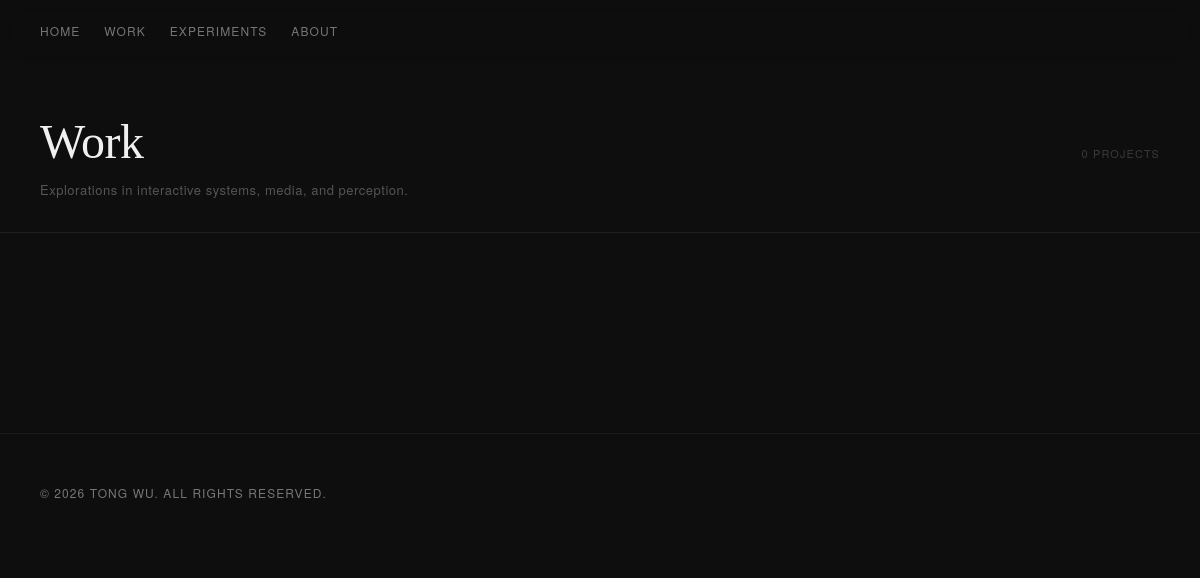
Before: /projects.php with the older database file.
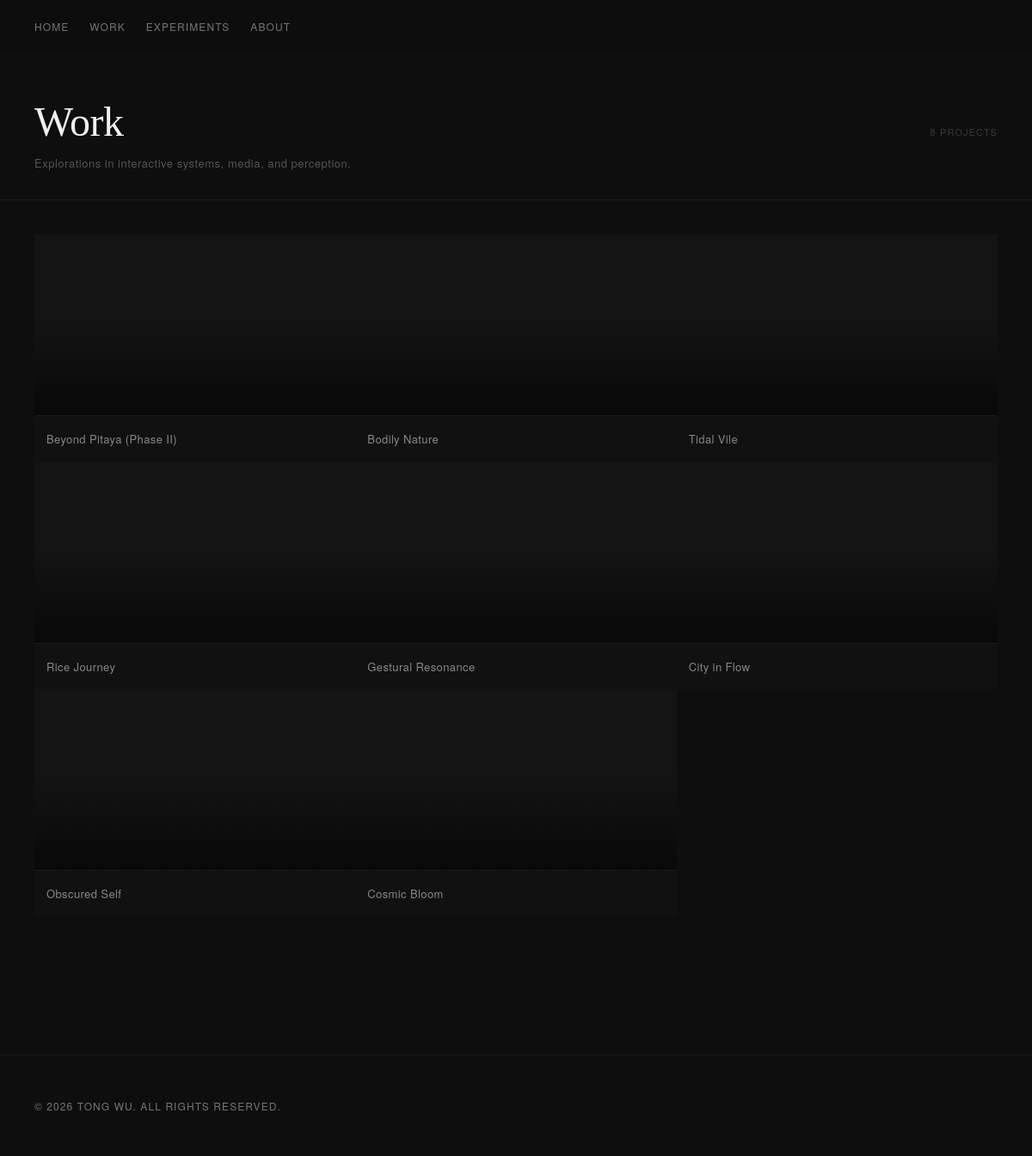
After: the same page with the newer database file.
### tables this page shows
CREATE TABLE projects (
    id INTEGER PRIMARY KEY AUTOINCREMENT,
    title TEXT,
    slug TEXT,
    immersion TEXT,
    context TEXT,
    system_text TEXT,
    interaction_text TEXT,
    material TEXT,
    reflection TEXT
, year TEXT, category TEXT, cover_image TEXT, video_url TEXT, is_published INTEGER DEFAULT 1, created_at TEXT, updated_at TEXT, edit_count INTEGER DEFAULT 0, sort_order INTEGER DEFAULT 0, skillset TEXT, exhibition TEXT, location TEXT, sections TEXT, subtitle TEXT);

### public/projects.php (the view, shortened to what this page needs)
<?php
require_once __DIR__ . '/../src/functions.php';
$projects = get_all_projects();
render_header('Work');
?>
<div class="work-wrap">
  <div class="work-page-header">
    <div class="work-page-header-top">
      <h1>Work</h1>
      <span class="work-count"><?= count($projects) ?> projects</span>
    </div>
    <p class="work-page-subtitle">Explorations in interactive systems, media, and perception.</p>
  </div>
  <div class="work-grid">
    <?php foreach ($projects as $i => $p):
        $featured = ($i === 0) ? ' work-card--featured' : '';
    ?>
    <a href="/p/<?= htmlspecialchars($p['slug']) ?>" class="work-card<?= $featured ?>">
      <div class="work-card-image">
        <div class="work-card-overlay"></div>
      </div>
      <div class="work-card-meta">
        <span class="work-card-title"><?= htmlspecialchars($p['title']) ?></span>
      </div>
    </a>
    <?php endforeach; ?>
  </div>
</div>
<?php render_footer(); ?>

### src/functions.php (shortened to what this page needs)
<?php
function get_all_projects() {
    $db = get_db();
    $stmt = $db->query("SELECT * FROM projects WHERE is_published = 1 ORDER BY sort_order DESC");
    return $stmt->fetchAll(PDO::FETCH_ASSOC);
}
function render_header($title = '') {
    ?>
    <!doctype html>
    <html lang="en">
    <head>
        <link rel="stylesheet" href="/css/style.css?v=<?= filemtime(__DIR__ . '/../public/css/style.css') ?>">
    </head>
    <body>
        <nav>
            <div class="nav-links">
                <a href="/">Home</a>
                <a href="/work">Work</a>
                <a href="/experiments">Experiments</a>
                <a href="/about">About</a>
            </div>
        </nav>
        <div class="page-content">
    <?php
}
function render_footer() {
    ?>
        <footer class="site-footer">
            <p class="site-footer-copy">&copy; 2026 Tong Wu. All rights reserved.</p>
        </footer>
        </div>
    </body>
    </html>
    <?php
}

### public/css/style.css (style rules this page uses)
*, *::before, *::after { box-sizing: border-box; margin: 0; padding: 0; }
html { background: #0e0e0e; }
body { background: #0e0e0e; color: #d4d4d4; font-family: 'Georgia', serif; font-size: 17px; line-height: 1.75; -webkit-text-size-adjust: 100%; padding-top: 64px; }
.page-content { transition: opacity 0.45s cubic-bezier(0.22, 1, 0.36, 1), transform 0.45s cubic-bezier(0.22, 1, 0.36, 1); }
.page-content.is-visible { opacity: 1; transform: none; }
nav { padding: 20px 40px; position: fixed; top: 0; left: 0; right: 0; z-index: 100; background: rgba(14, 14, 14, 0.85); backdrop-filter: blur(8px); -webkit-backdrop-filter: blur(8px); }
.nav-links { display: flex; flex-wrap: wrap; gap: 6px 24px; align-items: center; }
.nav-links a { font-family: 'Helvetica Neue', sans-serif; font-size: 12px; letter-spacing: 0.09em; text-transform: uppercase; color: #777; text-decoration: none; transition: color 0.2s; white-space: nowrap; }
.work-wrap { padding-bottom: 120px; }
.work-page-header { padding: 50px 40px 30px; border-bottom: 1px solid #1f1f1f; }
.work-page-header-top { display: flex; align-items: baseline; justify-content: space-between; margin-bottom: 10px; }
.work-page-header h1 { font-size: clamp(1.8rem, 4vw, 3rem); font-weight: 400; color: #f0f0f0; letter-spacing: -0.01em; line-height: 1.15; }
.work-count { font-family: 'Helvetica Neue', sans-serif; font-size: 11px; letter-spacing: 0.1em; text-transform: uppercase; color: #3a3a3a; }
.work-page-subtitle { font-family: 'Helvetica Neue', sans-serif; font-size: 13px; letter-spacing: 0.04em; color: #555; }
.work-grid { display: grid; grid-template-columns: repeat(4, 1fr); gap: 0px; padding: 40px 40px 0; }
.work-card { display: block; text-decoration: none; background: #111; overflow: hidden; }
.work-card-image { position: relative; width: 100%; aspect-ratio: 16 / 9; overflow: hidden; background: #141414; }
.work-card-overlay { position: absolute; inset: 0; background: linear-gradient(to top, rgba(0,0,0,0.6) 0%, transparent 55%); pointer-events: none; }
.work-card-meta { padding: 12px 14px; border-top: 1px solid #1a1a1a; transition: background 0.2s; }
.work-card-title { font-family: 'Helvetica Neue', sans-serif; font-size: 13px; color: #888; letter-spacing: 0.03em; transition: color 0.2s; white-space: nowrap; overflow: hidden; text-overflow: ellipsis; }
@media (max-width: 1380px) { .work-grid { grid-template-columns: repeat(3, 1fr); } }
.site-footer { padding: 48px 40px; border-top: 1px solid #1a1a1a; margin-top: 40px; }
.site-footer-copy { font-family: 'Helvetica Neue', sans-serif; font-size: 12px; letter-spacing: 0.09em; text-transform: uppercase; color: #777; }

### src/functions.php (style rules this page uses)
.page-content { opacity: 0.08; transform: translateY(10px); }

Changed rows visible on the page:
added projects: title "Beyond Pitaya (Phase II)"
added projects: title "Bodily Nature"
added projects: title "Tidal Vile"
added projects: title "Rice Journey"
added projects: title "Gestural Resonance"
added projects: title "City in Flow"
added projects: title "Obscured Self"
added projects: title "Cosmic Bloom"
Other visible differences:
count($projects): "0" → "8"
